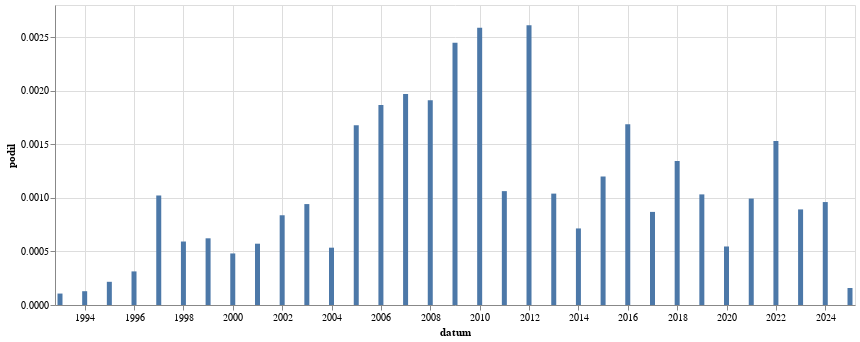

Here is the notebook cell this chart was saved with:
### Code cell
alt.Chart(
    zavorka("výkřiky").to_pandas(),
    width = 800
).mark_bar(
).encode(
    alt.X('datum:T'),
    alt.Y('podil:Q')
)

### Figure 1 — Vega-Lite specification as saved in the notebook (floating-point values rounded to 4 significant figures)
{"config": {"view": {"continuousWidth": 300, "continuousHeight": 300}}, "data": {"name": "data-b41191bda0cd70db2aaf17a963e96cb1"}, "mark": {"type": "bar"}, "encoding": {"x": {"field": "datum", "type": "temporal"}, "y": {"field": "podil", "type": "quantitative"}}, "width": 800, "$schema": "https://vega.github.io/schema/vega-lite/v5.8.0.json", "datasets": {"data-b41191bda0cd70db2aaf17a963e96cb1": [{"id": 1, "datum": "1993-01-01T00:00:00", "id_right": 9366, "podil": 0.0001068}, {"id": 1, "datum": "1994-01-01T00:00:00", "id_right": 7771, "podil": 0.0001287}, {"id": 2, "datum": "1995-01-01T00:00:00", "id_right": 9237, "podil": 0.0002165}, {"id": 3, "datum": "1996-01-01T00:00:00", "id_right": 9568, "podil": 0.0003135}, {"id": 17, "datum": "1997-01-01T00:00:00", "id_right": 16632, "podil": 0.001022}, {"id": 7, "datum": "1998-01-01T00:00:00", "id_right": 11816, "podil": 0.0005924}, {"id": 13, "datum": "1999-01-01T00:00:00", "id_right": 20885, "podil": 0.0006225}, {"id": 12, "datum": "2000-01-01T00:00:00", "id_right": 24941, "podil": 0.0004811}, {"id": 12, "datum": "2001-01-01T00:00:00", "id_right": 20971, "podil": 0.0005722}, {"id": 14, "datum": "2002-01-01T00:00:00", "id_right": 16715, "podil": 0.0008376}, {"id": 21, "datum": "2003-01-01T00:00:00", "id_right": 22293, "podil": 0.000942}, {"id": 11, "datum": "2004-01-01T00:00:00", "id_right": 20561, "podil": 0.000535}, {"id": 39, "datum": "2005-01-01T00:00:00", "id_right": 23234, "podil": 0.001679}, {"id": 27, "datum": "2006-01-01T00:00:00", "id_right": 14467, "podil": 0.001866}, {"id": 28, "datum": "2007-01-01T00:00:00", "id_right": 14220, "podil": 0.001969}, {"id": 28, "datum": "2008-01-01T00:00:00", "id_right": 14651, "podil": 0.001911}, {"id": 41, "datum": "2009-01-01T00:00:00", "id_right": 16744, "podil": 0.002449}, {"id": 33, "datum": "2010-01-01T00:00:00", "id_right": 12756, "podil": 0.002587}, {"id": 19, "datum": "2011-01-01T00:00:00", "id_right": 17878, "podil": 0.001063}, {"id": 38, "datum": "2012-01-01T00:00:00", "id_right": 14550, "podil": 0.002612}, {"id": 10, "datum": "2013-01-01T00:00:00", "id_right": 9619, "podil": 0.00104}, {"id": 15, "datum": "2014-01-01T00:00:00", "id_right": 20991, "podil": 0.0007146}, {"id": 26, "datum": "2015-01-01T00:00:00", "id_right": 21692, "podil": 0.001199}, {"id": 39, "datum": "2016-01-01T00:00:00", "id_right": 23117, "podil": 0.001687}, {"id": 16, "datum": "2017-01-01T00:00:00", "id_right": 18413, "podil": 0.000869}, {"id": 28, "datum": "2018-01-01T00:00:00", "id_right": 20820, "podil": 0.001345}, {"id": 26, "datum": "2019-01-01T00:00:00", "id_right": 25186, "podil": 0.001032}, {"id": 13, "datum": "2020-01-01T00:00:00", "id_right": 23803, "podil": 0.0005461}, {"id": 20, "datum": "2021-01-01T00:00:00", "id_right": 20133, "podil": 0.0009934}, {"id": 32, "datum": "2022-01-01T00:00:00", "id_right": 20911, "podil": 0.00153}, {"id": 22, "datum": "2023-01-01T00:00:00", "id_right": 24660, "podil": 0.0008921}, {"id": 23, "datum": "2024-01-01T00:00:00", "id_right": 23938, "podil": 0.0009608}, {"id": 2, "datum": "2025-01-01T00:00:00", "id_right": 12617, "podil": 0.0001585}]}}
